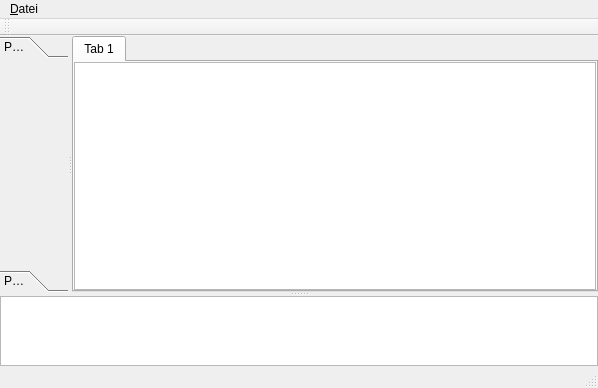
<ui version="4.0" >
 <class>MainWindow</class>
 <widget class="QMainWindow" name="MainWindow" >
  <property name="geometry" >
   <rect>
    <x>0</x>
    <y>0</y>
    <width>598</width>
    <height>388</height>
   </rect>
  </property>
  <property name="windowTitle" >
   <string>QteX</string>
  </property>
  <widget class="QWidget" name="centralwidget" >
   <layout class="QHBoxLayout" >
    <property name="leftMargin" >
     <number>0</number>
    </property>
    <property name="topMargin" >
     <number>0</number>
    </property>
    <property name="rightMargin" >
     <number>0</number>
    </property>
    <property name="bottomMargin" >
     <number>0</number>
    </property>
    <item>
     <widget class="QSplitter" name="vSplitter" >
      <property name="orientation" >
       <enum>Qt::Vertical</enum>
      </property>
      <widget class="QSplitter" name="hSplitter" >
       <property name="sizePolicy" >
        <sizepolicy vsizetype="Preferred" hsizetype="Preferred" >
         <horstretch>1</horstretch>
         <verstretch>5</verstretch>
        </sizepolicy>
       </property>
       <property name="orientation" >
        <enum>Qt::Horizontal</enum>
       </property>
       <widget class="QToolBox" name="toolbox" >
        <property name="sizePolicy" >
         <sizepolicy vsizetype="Preferred" hsizetype="Preferred" >
          <horstretch>1</horstretch>
          <verstretch>1</verstretch>
         </sizepolicy>
        </property>
        <property name="currentIndex" >
         <number>0</number>
        </property>
        <widget class="QWidget" name="page" >
         <property name="geometry" >
          <rect>
           <x>0</x>
           <y>0</y>
           <width>40</width>
           <height>174</height>
          </rect>
         </property>
         <attribute name="label" >
          <string>Page 1</string>
         </attribute>
        </widget>
        <widget class="QWidget" name="page_2" >
         <property name="geometry" >
          <rect>
           <x>0</x>
           <y>0</y>
           <width>96</width>
           <height>26</height>
          </rect>
         </property>
         <attribute name="label" >
          <string>Page 2</string>
         </attribute>
        </widget>
       </widget>
       <widget class="QTabWidget" name="tabs" >
        <property name="sizePolicy" >
         <sizepolicy vsizetype="Preferred" hsizetype="Preferred" >
          <horstretch>4</horstretch>
          <verstretch>1</verstretch>
         </sizepolicy>
        </property>
        <widget class="QWidget" name="tab" >
         <attribute name="title" >
          <string>Tab 1</string>
         </attribute>
         <layout class="QHBoxLayout" >
          <property name="leftMargin" >
           <number>0</number>
          </property>
          <property name="topMargin" >
           <number>0</number>
          </property>
          <property name="rightMargin" >
           <number>0</number>
          </property>
          <property name="bottomMargin" >
           <number>0</number>
          </property>
          <item>
           <widget class="Editor" name="input" />
          </item>
         </layout>
        </widget>
       </widget>
      </widget>
      <widget class="QTextEdit" name="output" >
       <property name="sizePolicy" >
        <sizepolicy vsizetype="Preferred" hsizetype="Preferred" >
         <horstretch>1</horstretch>
         <verstretch>1</verstretch>
        </sizepolicy>
       </property>
      </widget>
     </widget>
    </item>
   </layout>
  </widget>
  <widget class="QMenuBar" name="menubar" >
   <property name="geometry" >
    <rect>
     <x>0</x>
     <y>0</y>
     <width>598</width>
     <height>22</height>
    </rect>
   </property>
   <widget class="QMenu" name="menu_Datei" >
    <property name="title" >
     <string>&amp;Datei</string>
    </property>
    <addaction name="action_Neu" />
    <addaction name="action_Oeffnen" />
    <addaction name="action_Beenden" />
   </widget>
   <addaction name="menu_Datei" />
  </widget>
  <widget class="QStatusBar" name="statusbar" />
  <widget class="QToolBar" name="toolbar" >
   <property name="windowTitle" >
    <string>toolBar</string>
   </property>
   <attribute name="toolBarArea" >
    <enum>TopToolBarArea</enum>
   </attribute>
   <attribute name="toolBarBreak" >
    <bool>false</bool>
   </attribute>
  </widget>
  <action name="action_Neu" >
   <property name="text" >
    <string>&amp;Neu</string>
   </property>
   <property name="shortcut" >
    <string>Ctrl+N</string>
   </property>
  </action>
  <action name="action_Oeffnen" >
   <property name="text" >
    <string>Ö&amp;ffnen</string>
   </property>
   <property name="shortcut" >
    <string>Ctrl+O</string>
   </property>
  </action>
  <action name="action_Beenden" >
   <property name="text" >
    <string>&amp;Beenden</string>
   </property>
   <property name="shortcut" >
    <string>Ctrl+B</string>
   </property>
  </action>
 </widget>
 <customwidgets>
  <customwidget>
   <class>Editor</class>
   <extends>QTextEdit</extends>
   <header>src/editor.h</header>
  </customwidget>
 </customwidgets>
 <resources/>
 <connections>
  <connection>
   <sender>action_Beenden</sender>
   <signal>triggered()</signal>
   <receiver>MainWindow</receiver>
   <slot>close()</slot>
   <hints>
    <hint type="sourcelabel" >
     <x>-1</x>
     <y>-1</y>
    </hint>
    <hint type="destinationlabel" >
     <x>298</x>
     <y>193</y>
    </hint>
   </hints>
  </connection>
 </connections>
</ui>
